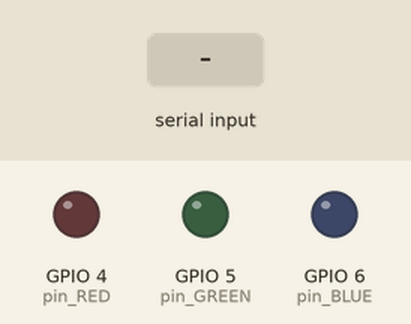
A program run on a simulated Raspberry Pi (BCM pin numbers). Shown: output pins drawn as LEDs (lit = HIGH). The test bench sets the inputs (shaded band). Random numbers come from a fixed seed; what the program prints to the terminal is not drawn.

Above: at 1.2 s.
1.3 s: "1" typed at the terminal, then Enter
At 1.6 s:
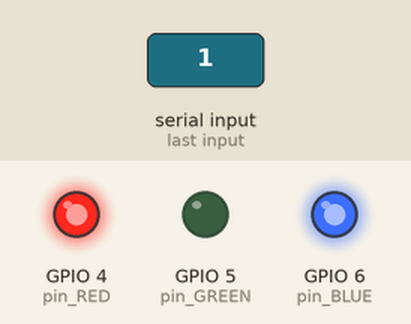
2.8 s: "2" typed at the terminal, then Enter
At 6.6 s:
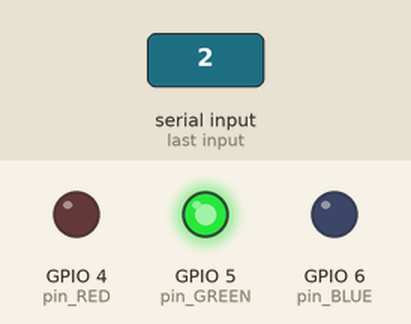
8.8 s: "1" typed at the terminal, then Enter
At 10.9 s:
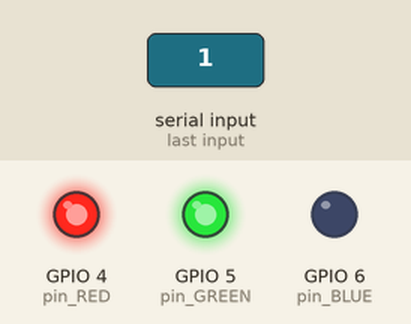
Timing chart, 0 to 14.8 s (numbered marks = the images above; inputs shaded):
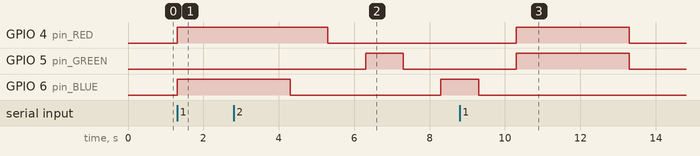

Measured:
- after the input at 1.3 s, GPIO 4 (pin_RED), GPIO 6 (pin_BLUE): LOW → HIGH at once
- after the input at 2.8 s, GPIO 5 (pin_GREEN): LOW → HIGH after 3.5 s, → LOW 1.0 s later
- after the input at 8.8 s, GPIO 4 (pin_RED), GPIO 5 (pin_GREEN): LOW → HIGH after 1.5 s, → LOW 3.0 s later

The program:

lswmission013101.py
```python
import RPi.GPIO as GPIO
import time
import random

pin_RED = 4
pin_GREEN = 5
pin_BLUE = 6

GPIO.setmode(GPIO.BCM)
GPIO.setup(pin_RED, GPIO.OUT)
GPIO.setup(pin_GREEN, GPIO.OUT)
GPIO.setup(pin_BLUE, GPIO.OUT)

class RestartLoop(Exception):
    pass

def collect_color():
    while True:
        random_1color = random.randint(1, 3)
        A = random_1color
        random_2color = random.randint(1, 3)
        B = random_2color

        if A != B:
            break

    C = None  # 초기값 설정

    if A == 1:
        if B == 1:
            C = 4
            print("정답이 없습니다\n")
        elif B == 2:
            C = 1
            GPIO.output(pin_RED, 1)
            GPIO.output(pin_GREEN, 1)
            time.sleep(3)
            GPIO.output(pin_RED, 0)
            GPIO.output(pin_GREEN, 0)
        elif B == 3:
            C = 2
            GPIO.output(pin_RED, 1)
            GPIO.output(pin_BLUE, 1)
            time.sleep(3)
            GPIO.output(pin_RED, 0)
            GPIO.output(pin_BLUE, 0)
    elif A == 2:
        if B == 2:
            C = 4
            print("정답이 없습니다\n")
        elif B == 1:
            C = 3
            GPIO.output(pin_BLUE, 1)
            GPIO.output(pin_GREEN, 1)
            time.sleep(3)
            GPIO.output(pin_BLUE, 0)
            GPIO.output(pin_GREEN, 0)
        elif B == 3:
            C = 2
            GPIO.output(pin_RED, 1)
            GPIO.output(pin_BLUE, 1)
            time.sleep(3)
            GPIO.output(pin_RED, 0)
            GPIO.output(pin_BLUE, 0)
    elif A == 3:
        if B == 3:
            C = 4
            print("정답이 없습니다\n")
        elif B == 1:
            C = 1
            GPIO.output(pin_GREEN, 1)
            GPIO.output(pin_RED, 1)
            time.sleep(3)
            GPIO.output(pin_GREEN, 0)
            GPIO.output(pin_RED, 0)
        elif B == 2:
            C = 3
            GPIO.output(pin_RED, 1)
            GPIO.output(pin_BLUE, 1)
            time.sleep(3)
            GPIO.output(pin_RED, 0)
            GPIO.output(pin_BLUE, 0)

    return A, B, C

def mode_1():
    print("게임을 시작합니다")

    while True:
        try:
            A, B, C = collect_color()
        except RestartLoop:
            continue

        answer = int(input("정답을 기입하시오.\n1.노랑\n2.마젠타\n3.시안\n4.정답이 없습니다\n"))

        if C == answer:
            print("정답 입니다!")
            for color_pin in [pin_RED, pin_GREEN, pin_BLUE]:
                GPIO.output(color_pin, 1)
                time.sleep(1)
                GPIO.output(color_pin, 0)
                time.sleep(1)
            break

        elif C != answer:
            print("틀렸습니다", C)
            for _ in range(3):
                GPIO.output(pin_RED, 1)
                time.sleep(1)
                GPIO.output(pin_RED, 0)
                time.sleep(1)
            break

def execute_mode(mode):
    modes = {
        1: mode_1
    }
    selected_mode = modes.get(mode)
    if selected_mode:
        selected_mode()
    else:
        print("올바르지 않은 모드입니다.")

try:
    while True:
        print("================\n")
        print("빛의 삼원색 게임\n")
        print("================\n")
        mode = int(input("원하는 시작하려면 1번을 누르시오, 종료하려면 0을 입력하세요: "))
        if mode == 0:
            break
        execute_mode(mode)

finally:
    GPIO.cleanup()
```
